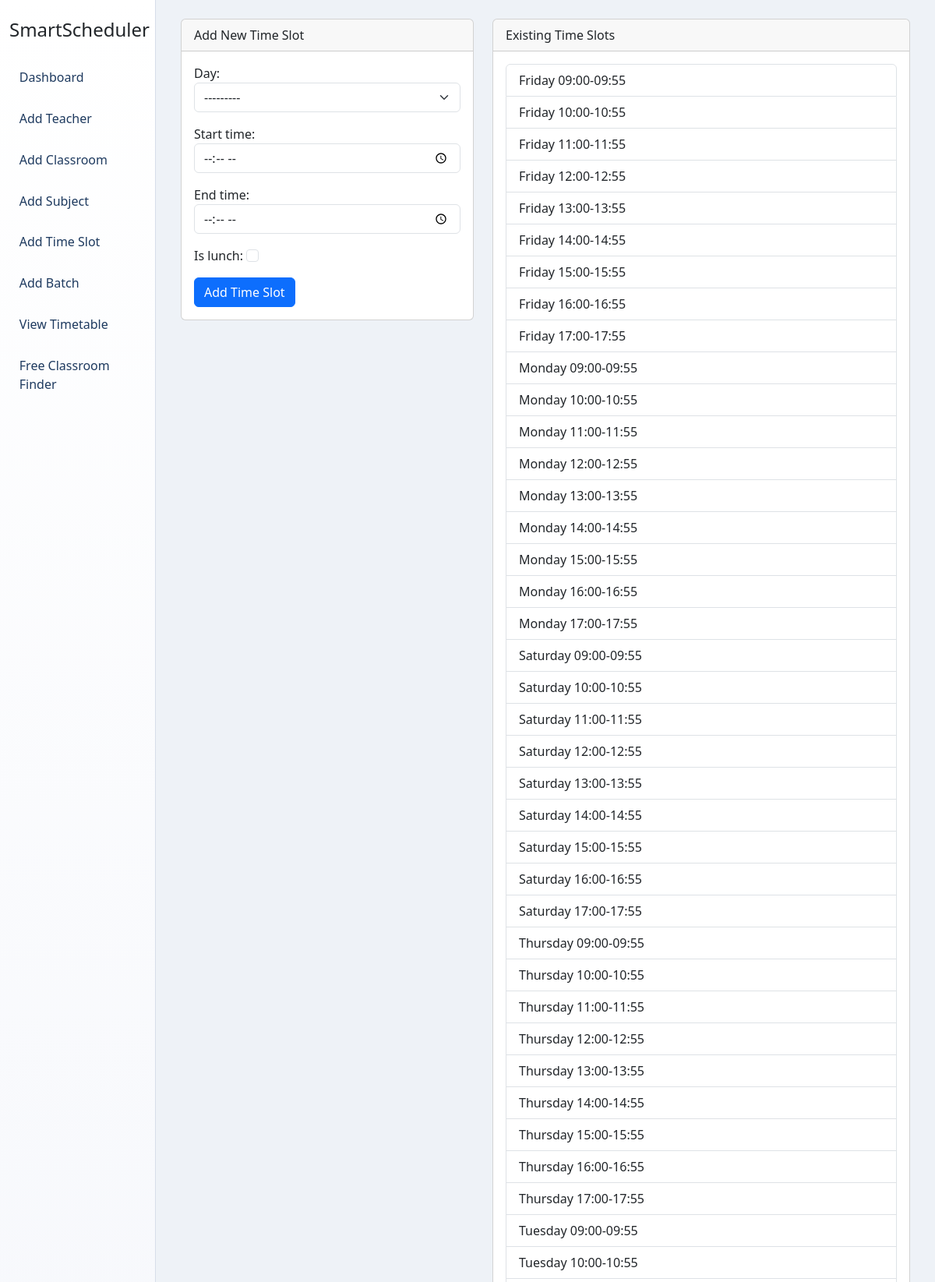
The app's page /timeslot/add/ (upper part) with its own data.
### core/models.py (models this page shows)
class TimeSlot(models.Model):
    DAY_CHOICES = [
        ("MON", "Monday"),
        ("TUE", "Tuesday"),
        ("WED", "Wednesday"),
        ("THU", "Thursday"),
        ("FRI", "Friday"),
        ("SAT", "Saturday"),
    ]
    day = models.CharField(max_length=3, choices=DAY_CHOICES)
    start_time = models.TimeField()
    end_time = models.TimeField()
    is_lunch = models.BooleanField(default=False)
    class Meta:
        ordering = ["day", "start_time"]
    def __str__(self):
        return f"{self.get_day_display()} {self.start_time.strftime('%H:%M')}-{self.end_time.strftime('%H:%M')}"

### core/views.py (the view)
# urls.py: path("timeslot/add/", views.add_timeslot, name="add_timeslot"),
def add_timeslot(request):
    if request.method == "POST":
        form = TimeSlotForm(request.POST)
        if form.is_valid():
            form.save()
            messages.success(request, "Time slot added successfully!")
            return redirect("add_timeslot")
    else:
        form = TimeSlotForm()
    timeslots = TimeSlot.objects.all()
    return render(request, "timeslot_form.html", {"form": form, "timeslots": timeslots})

### core/forms.py
class TimeSlotForm(forms.ModelForm):
    class Meta:
        model = TimeSlot
        fields = ["day", "start_time", "end_time", "is_lunch"]
        widgets = {
            "day": forms.Select(attrs={"class": "form-select"}),
            "start_time": forms.TimeInput(attrs={"type": "time", "class": "form-control"}),
            "end_time": forms.TimeInput(attrs={"type": "time", "class": "form-control"}),
            "is_lunch": forms.CheckboxInput(attrs={"class": "form-check-input"}),
        }

### core/templates/timeslot_form.html (shortened to what this page needs)
{% extends 'base.html' %}
{% block content %}
<div class="row g-4">
    <div class="col-md-5">
        <div class="card">
            <div class="card-header">Add New Time Slot</div>
            <div class="card-body">
                <form method="post">
                    {{ form.as_p }}
                    <button type="submit" class="btn btn-primary">Add Time Slot</button>
                </form>
            </div>
        </div>
    </div>
    <div class="col-md-7">
        <div class="card">
            <div class="card-header">Existing Time Slots</div>
            <div class="card-body">
                <ul class="list-group">
                    {% for timeslot in timeslots %}
                        <li class="list-group-item d-flex justify-content-between">
                            <span>{{ timeslot }}</span>
                        </li>
                    {% empty %}
                        <li class="list-group-item">No time slots added yet.</li>
                    {% endfor %}
                </ul>
            </div>
        </div>
    </div>
</div>
{% endblock %}

### core/static/css/custom.css (style rules this page uses)
:root { --sidebar-bg: #f4f6fb; --sidebar-link: #1e3a5f; --sidebar-link-hover: #0d6efd; --tt-page: #2f4155; --tt-panel: #32485f; --tt-header: #2a8dbe; --tt-cell: rgba(255, 255, 255, 0.06); --tt-cell-alt: rgba(255, 255, 255, 0.03); --tt-border: rgba(255, 255, 255, 0.08); --tt-text: #eef5fb; --tt-muted: #a9bfd2; --tt-accent: #53b7f2; }
body { background: #eef2f7; }

### records on screen
TimeSlot: day+start_time+end_time "Friday 09:00-09:55"
TimeSlot: day+start_time+end_time "Friday 10:00-10:55"
TimeSlot: day+start_time+end_time "Friday 11:00-11:55"
TimeSlot: day+start_time+end_time "Friday 12:00-12:55"
TimeSlot: day+start_time+end_time "Friday 13:00-13:55"
TimeSlot: day+start_time+end_time "Friday 14:00-14:55"
TimeSlot: day+start_time+end_time "Friday 15:00-15:55"
TimeSlot: day+start_time+end_time "Friday 16:00-16:55"
TimeSlot: day+start_time+end_time "Friday 17:00-17:55"
TimeSlot: day+start_time+end_time "Monday 09:00-09:55"
TimeSlot: day+start_time+end_time "Monday 10:00-10:55"
TimeSlot: day+start_time+end_time "Monday 11:00-11:55"
TimeSlot: day+start_time+end_time "Monday 12:00-12:55"
TimeSlot: day+start_time+end_time "Monday 13:00-13:55"
TimeSlot: day+start_time+end_time "Monday 14:00-14:55"
TimeSlot: day+start_time+end_time "Monday 15:00-15:55"
TimeSlot: day+start_time+end_time "Monday 16:00-16:55"
TimeSlot: day+start_time+end_time "Monday 17:00-17:55"
TimeSlot: day+start_time+end_time "Saturday 09:00-09:55"
TimeSlot: day+start_time+end_time "Saturday 10:00-10:55"
TimeSlot: day+start_time+end_time "Saturday 11:00-11:55"
TimeSlot: day+start_time+end_time "Saturday 12:00-12:55"
TimeSlot: day+start_time+end_time "Saturday 13:00-13:55"
TimeSlot: day+start_time+end_time "Saturday 14:00-14:55"
TimeSlot: day+start_time+end_time "Saturday 15:00-15:55"
TimeSlot: day+start_time+end_time "Saturday 16:00-16:55"
TimeSlot: day+start_time+end_time "Saturday 17:00-17:55"
TimeSlot: day+start_time+end_time "Thursday 09:00-09:55"
TimeSlot: day+start_time+end_time "Thursday 10:00-10:55"
TimeSlot: day+start_time+end_time "Thursday 11:00-11:55"
TimeSlot: day+start_time+end_time "Thursday 12:00-12:55"
TimeSlot: day+start_time+end_time "Thursday 13:00-13:55"
TimeSlot: day+start_time+end_time "Thursday 14:00-14:55"
TimeSlot: day+start_time+end_time "Thursday 15:00-15:55"
TimeSlot: day+start_time+end_time "Thursday 16:00-16:55"
TimeSlot: day+start_time+end_time "Thursday 17:00-17:55"
TimeSlot: day+start_time+end_time "Tuesday 09:00-09:55"
TimeSlot: day+start_time+end_time "Tuesday 10:00-10:55"
